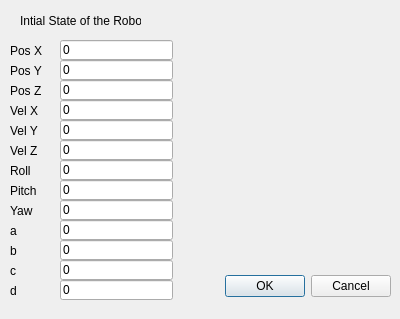
<?xml version="1.0" encoding="UTF-8"?>
<ui version="4.0">
 <class>Dialog</class>
 <widget class="QDialog" name="Dialog">
  <property name="geometry">
   <rect>
    <x>0</x>
    <y>0</y>
    <width>400</width>
    <height>319</height>
   </rect>
  </property>
  <property name="windowTitle">
   <string>Dialog</string>
  </property>
  <widget class="QDialogButtonBox" name="Save">
   <property name="geometry">
    <rect>
     <x>50</x>
     <y>270</y>
     <width>341</width>
     <height>32</height>
    </rect>
   </property>
   <property name="orientation">
    <enum>Qt::Horizontal</enum>
   </property>
   <property name="standardButtons">
    <set>QDialogButtonBox::Cancel|QDialogButtonBox::Ok</set>
   </property>
  </widget>
  <widget class="QLineEdit" name="lineEdit">
   <property name="geometry">
    <rect>
     <x>60</x>
     <y>40</y>
     <width>113</width>
     <height>20</height>
    </rect>
   </property>
   <property name="text">
    <string>0</string>
   </property>
  </widget>
  <widget class="QLabel" name="label">
   <property name="geometry">
    <rect>
     <x>20</x>
     <y>10</y>
     <width>121</width>
     <height>21</height>
    </rect>
   </property>
   <property name="text">
    <string>Intial State of the Robot</string>
   </property>
  </widget>
  <widget class="QLineEdit" name="lineEdit_2">
   <property name="geometry">
    <rect>
     <x>60</x>
     <y>60</y>
     <width>113</width>
     <height>20</height>
    </rect>
   </property>
   <property name="text">
    <string>0</string>
   </property>
  </widget>
  <widget class="QLineEdit" name="lineEdit_3">
   <property name="geometry">
    <rect>
     <x>60</x>
     <y>80</y>
     <width>113</width>
     <height>20</height>
    </rect>
   </property>
   <property name="text">
    <string>0</string>
   </property>
  </widget>
  <widget class="QLineEdit" name="lineEdit_4">
   <property name="geometry">
    <rect>
     <x>60</x>
     <y>100</y>
     <width>113</width>
     <height>20</height>
    </rect>
   </property>
   <property name="text">
    <string>0</string>
   </property>
  </widget>
  <widget class="QLineEdit" name="lineEdit_5">
   <property name="geometry">
    <rect>
     <x>60</x>
     <y>120</y>
     <width>113</width>
     <height>20</height>
    </rect>
   </property>
   <property name="text">
    <string>0</string>
   </property>
  </widget>
  <widget class="QLineEdit" name="lineEdit_6">
   <property name="geometry">
    <rect>
     <x>60</x>
     <y>140</y>
     <width>113</width>
     <height>20</height>
    </rect>
   </property>
   <property name="text">
    <string>0</string>
   </property>
  </widget>
  <widget class="QLineEdit" name="lineEdit_8">
   <property name="geometry">
    <rect>
     <x>60</x>
     <y>280</y>
     <width>113</width>
     <height>20</height>
    </rect>
   </property>
   <property name="text">
    <string>0</string>
   </property>
  </widget>
  <widget class="QLineEdit" name="lineEdit_7">
   <property name="geometry">
    <rect>
     <x>60</x>
     <y>160</y>
     <width>113</width>
     <height>20</height>
    </rect>
   </property>
   <property name="text">
    <string>0</string>
   </property>
  </widget>
  <widget class="QLineEdit" name="lineEdit_9">
   <property name="geometry">
    <rect>
     <x>60</x>
     <y>180</y>
     <width>113</width>
     <height>20</height>
    </rect>
   </property>
   <property name="text">
    <string>0</string>
   </property>
  </widget>
  <widget class="QLineEdit" name="lineEdit_10">
   <property name="geometry">
    <rect>
     <x>60</x>
     <y>240</y>
     <width>113</width>
     <height>20</height>
    </rect>
   </property>
   <property name="text">
    <string>0</string>
   </property>
  </widget>
  <widget class="QLineEdit" name="lineEdit_11">
   <property name="geometry">
    <rect>
     <x>60</x>
     <y>200</y>
     <width>113</width>
     <height>20</height>
    </rect>
   </property>
   <property name="text">
    <string>0</string>
   </property>
  </widget>
  <widget class="QLineEdit" name="lineEdit_12">
   <property name="geometry">
    <rect>
     <x>60</x>
     <y>220</y>
     <width>113</width>
     <height>20</height>
    </rect>
   </property>
   <property name="text">
    <string>0</string>
   </property>
  </widget>
  <widget class="QLineEdit" name="lineEdit_13">
   <property name="geometry">
    <rect>
     <x>60</x>
     <y>260</y>
     <width>113</width>
     <height>20</height>
    </rect>
   </property>
   <property name="text">
    <string>0</string>
   </property>
  </widget>
  <widget class="QLabel" name="label_2">
   <property name="geometry">
    <rect>
     <x>10</x>
     <y>40</y>
     <width>47</width>
     <height>21</height>
    </rect>
   </property>
   <property name="text">
    <string>Pos X</string>
   </property>
  </widget>
  <widget class="QLabel" name="label_3">
   <property name="geometry">
    <rect>
     <x>10</x>
     <y>60</y>
     <width>47</width>
     <height>21</height>
    </rect>
   </property>
   <property name="text">
    <string>Pos Y</string>
   </property>
  </widget>
  <widget class="QLabel" name="label_4">
   <property name="geometry">
    <rect>
     <x>10</x>
     <y>80</y>
     <width>47</width>
     <height>21</height>
    </rect>
   </property>
   <property name="text">
    <string>Pos Z</string>
   </property>
  </widget>
  <widget class="QLabel" name="label_5">
   <property name="geometry">
    <rect>
     <x>10</x>
     <y>100</y>
     <width>47</width>
     <height>21</height>
    </rect>
   </property>
   <property name="text">
    <string>Vel X</string>
   </property>
  </widget>
  <widget class="QLabel" name="label_6">
   <property name="geometry">
    <rect>
     <x>10</x>
     <y>120</y>
     <width>47</width>
     <height>21</height>
    </rect>
   </property>
   <property name="text">
    <string>Vel Y</string>
   </property>
  </widget>
  <widget class="QLabel" name="label_7">
   <property name="geometry">
    <rect>
     <x>10</x>
     <y>140</y>
     <width>47</width>
     <height>21</height>
    </rect>
   </property>
   <property name="text">
    <string>Vel Z</string>
   </property>
  </widget>
  <widget class="QLabel" name="label_8">
   <property name="geometry">
    <rect>
     <x>10</x>
     <y>200</y>
     <width>47</width>
     <height>21</height>
    </rect>
   </property>
   <property name="text">
    <string>Yaw</string>
   </property>
  </widget>
  <widget class="QLabel" name="label_9">
   <property name="geometry">
    <rect>
     <x>10</x>
     <y>160</y>
     <width>47</width>
     <height>21</height>
    </rect>
   </property>
   <property name="text">
    <string>Roll</string>
   </property>
  </widget>
  <widget class="QLabel" name="label_10">
   <property name="geometry">
    <rect>
     <x>10</x>
     <y>180</y>
     <width>47</width>
     <height>21</height>
    </rect>
   </property>
   <property name="text">
    <string>Pitch</string>
   </property>
  </widget>
  <widget class="QLabel" name="label_11">
   <property name="geometry">
    <rect>
     <x>10</x>
     <y>260</y>
     <width>47</width>
     <height>21</height>
    </rect>
   </property>
   <property name="text">
    <string>c</string>
   </property>
  </widget>
  <widget class="QLabel" name="label_12">
   <property name="geometry">
    <rect>
     <x>10</x>
     <y>220</y>
     <width>47</width>
     <height>21</height>
    </rect>
   </property>
   <property name="text">
    <string>a</string>
   </property>
  </widget>
  <widget class="QLabel" name="label_13">
   <property name="geometry">
    <rect>
     <x>10</x>
     <y>240</y>
     <width>47</width>
     <height>21</height>
    </rect>
   </property>
   <property name="text">
    <string>b</string>
   </property>
  </widget>
  <widget class="QLabel" name="label_14">
   <property name="geometry">
    <rect>
     <x>10</x>
     <y>280</y>
     <width>47</width>
     <height>21</height>
    </rect>
   </property>
   <property name="text">
    <string>d</string>
   </property>
  </widget>
 </widget>
 <resources/>
 <connections>
  <connection>
   <sender>Save</sender>
   <signal>accepted()</signal>
   <receiver>Dialog</receiver>
   <slot>accept()</slot>
   <hints>
    <hint type="sourcelabel">
     <x>248</x>
     <y>254</y>
    </hint>
    <hint type="destinationlabel">
     <x>157</x>
     <y>274</y>
    </hint>
   </hints>
  </connection>
  <connection>
   <sender>Save</sender>
   <signal>rejected()</signal>
   <receiver>Dialog</receiver>
   <slot>reject()</slot>
   <hints>
    <hint type="sourcelabel">
     <x>316</x>
     <y>260</y>
    </hint>
    <hint type="destinationlabel">
     <x>286</x>
     <y>274</y>
    </hint>
   </hints>
  </connection>
 </connections>
</ui>
